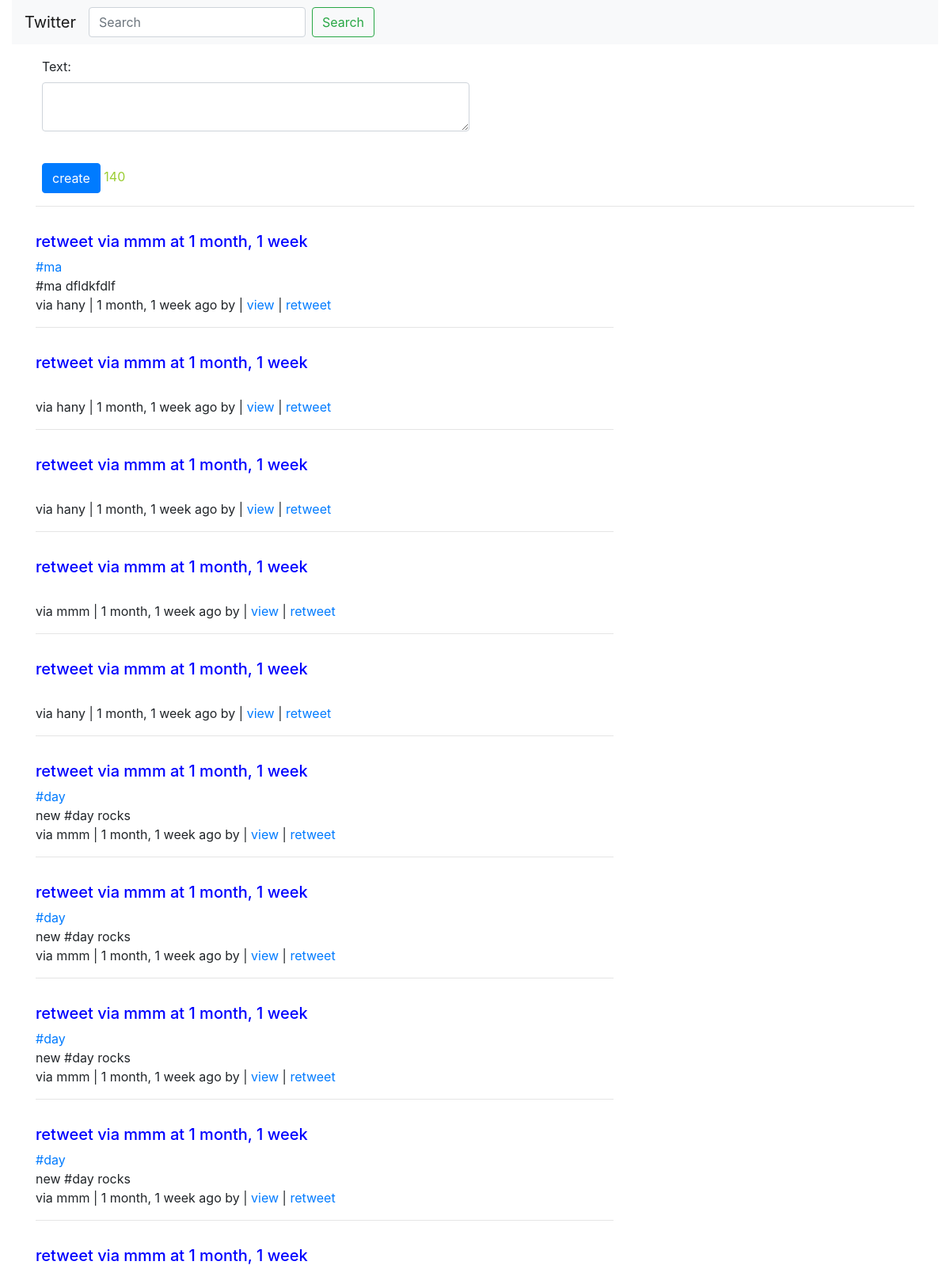
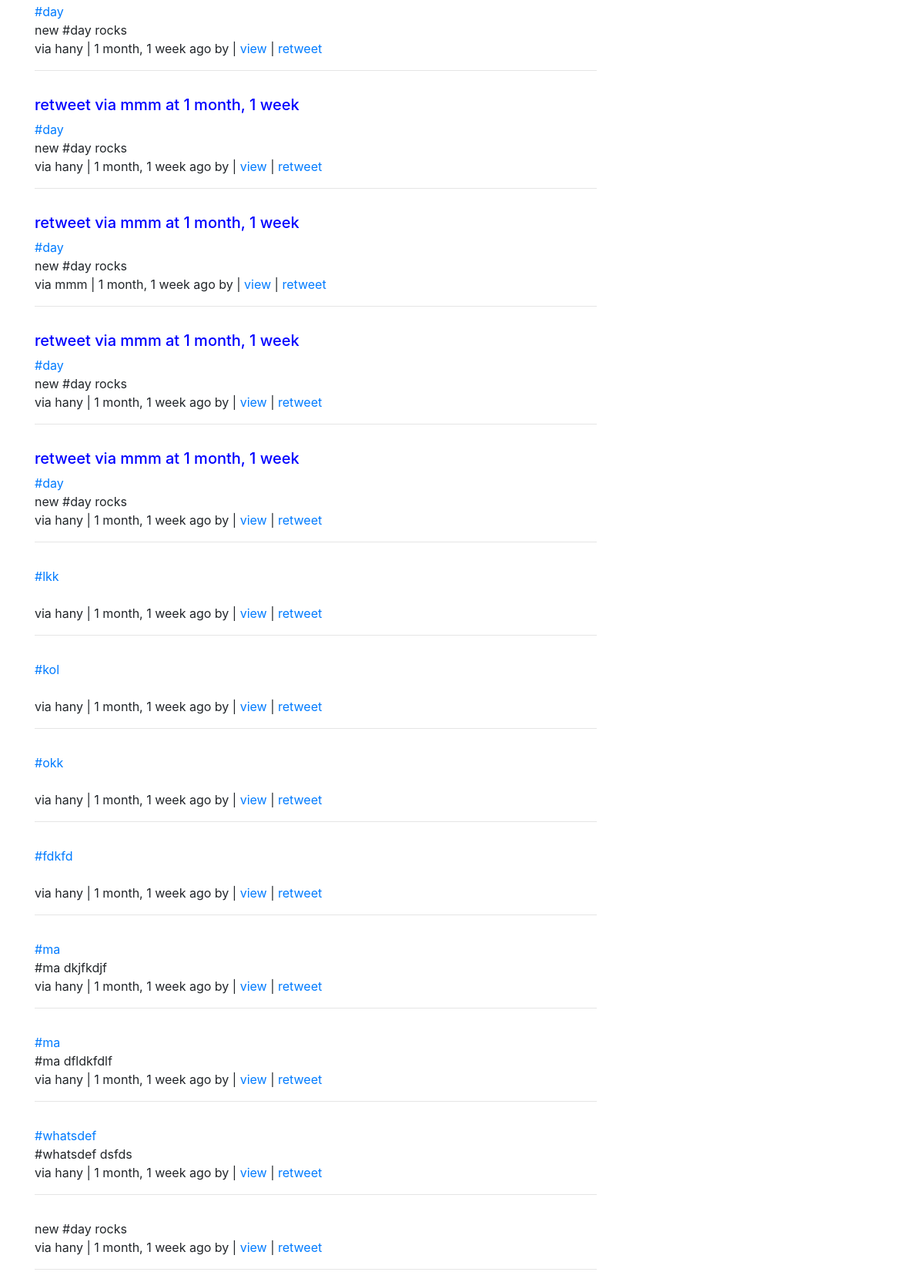
Screenshot of / (signed in) with the database file from the repository (2 pictures, top to bottom).
### tweet/models.py (models this page shows, shortened)
class Tweet(models.Model):
    parentTweet = models.ForeignKey('self',on_delete=models.CASCADE,related_name='parenttweets',null=True,blank=True)
    text = models.CharField(max_length=140,validators=[validateText])
    user = models.ForeignKey(User,on_delete=models.CASCADE,related_name='tweets')
    created = models.DateTimeField(auto_now_add=True)
    hashtag = models.ForeignKey(Hashtag,blank=True,null=True,on_delete=models.CASCADE,related_name='tweets')
    def get_absolute_url(self):
        return reverse('detail',kwargs={'pk':self.pk})
    class Meta:
        ordering=('-created',)

### hashtag/models.py (models this page shows)
class Hashtag(models.Model):
    hashtag=models.CharField(max_length=50)
    created = models.DateTimeField(auto_now_add=True)
    def __str__(self):
        return self.hashtag
    def get_absolute_url(self):
        return reverse("tags:tag",kwargs={'tag':self.hashtag})

### tweet/views.py (the view)
# urls.py: path('',views.tweets.as_view(),name="home" ),
class tweets(ListView):
    template_name='tweets/list.html'
    def get_queryset(self):
        all_followings=self.request.user.profile.followings.values_list('id',flat=True)
        qs = Tweet.objects.filter(user_id__in=all_followings)
        query=self.request.GET.get('q',None)
        if query:
            qs=qs.filter(text__icontains=query)
        return qs
    def get_context_data(self, *args,**kwargs):
        context=super(tweets,self).get_context_data(*args, **kwargs)
        context['form']=tweetForm
        context['url']=reverse('create')
        return context

### tweet/templatetags/tweet_tags.py (called while the page is built)
def func(text):
    tag=text.split(' ')[0]
    m=Hashtag.objects.filter(hashtag=tag)
    if m:
        myobj=m.first()
        return myobj
    else:
        return False

@register.filter
def hash(text):
    words=text.split(' ')
    for i in range(len(text)):
        if text[i]=='#':
            newstring=text[i+1:]
            obj=func(newstring)
            if obj:
                return obj.get_absolute_url()
    return text

### templates/tweets/list.html (shortened to what this page needs)
{%extends 'tweets/base.html'%}
{%load tweet_tags%}
{%block content%}
{%load tweet_tags%}
{%if not request.GET%}
<div class="row">
  <div class="col-sm-6 ml-2 mt-3 ">
    {%include 'tweets/create.html' with form_id="forma"%}
  </div>
</div>
<hr>
{%endif%}
<div class="row">
<div class="col-sm-8 col-sm-offset-left-2 ">
{%for object in object_list%}
<div class="media mt-3">
    <div class="media-body">
      {%if object.parentTweet%}
        <h5 style="color: blue;">retweet via {{object.user.username}} at {{object.created|timesince}}</h5>
      {%endif%}
        {%if object.hashtag%}
        <a href="{{object.text|hash}}">#{{object.hashtag}}</a>
        <br>
        {%endif%}
        {{object.text}}
        <br>
        {%if object.parentTweet%}
        via {{object.parentTweet.user}} | {{object.parentTweet.created|timesince}} ago by |
        <a href="{{object.parentTweet.get_absolute_url}}">view</a>
        {%else%}
        via {{object.user}} | {{object.created|timesince}} ago by |
        <a href="{{object.get_absolute_url}}">view</a>
        {%endif%}
        | <a href="#" id="retweet" data-id="{{object.parentTweet.id}}">retweet</a>
        <hr>
    </div>
  </div>
  {%empty%}
  <h2>No Tweet Yet</h2>
  <a href="{%url 'home'%}">back home</a>
{%endfor%}
</div>
</div>
{%endblock%}

### templates/tweets/base.html (shortened to what this page needs)
<!DOCTYPE html>
<html lang="en">
<head>
    <link rel="stylesheet" href="https://stackpath.bootstrapcdn.com/bootstrap/4.4.1/css/bootstrap.min.css">
</head>
<body>
    <div class="container-fluid">
        {%include 'tweets/navbar.html' %}
    </div>
    <div class="container">
        {%block content%}
        {%endblock%}
    </div>
</body>
</html>

### templates/tweets/navbar.html (shortened to what this page needs)
<nav class="navbar navbar-expand-lg navbar-light bg-light">
    <a class="navbar-brand" href="{%url 'home'%}">Twitter</a>
      <ul class="navbar-nav">
        <li class="nav-item">
          {%include 'tweets/search.html'%}
        </li>
      </ul>
  </nav>

### templates/tweets/search.html
    <form class="form-inline" action="{% url 'home'%}" id="search_form" method="GET">
      <input class="form-control mr-sm-2" type="search" name='q' id="search_query" value="{{request.GET.q}}" placeholder="Search" aria-label="Search">
      <button id="search" class="btn btn-outline-success my-2 my-sm-0" type="submit">Search</button>
    </form>

### templates/tweets/create.html (shortened to what this page needs)
<form action="{%if url%}{{url}}{%endif%}" id="{{form_id}}" method="POST">
    {{form.as_p}}
    <br>
    <button type="submit" class="btn btn-primary">create</button>
    <span id="count" style="color: yellowgreen;">140</span>
</form>

### rows the page displays
Tweet: user.username "mmm", created "1 month, 1 week", hashtag "ma", text "#ma dfldkfdlf", parentTweet.user "hany", parentTweet.created "1 month, 1 week"
Tweet: user.username "mmm", created "1 month, 1 week", parentTweet.user "hany", parentTweet.created "1 month, 1 week"
Tweet: user.username "mmm", created "1 month, 1 week", parentTweet.user "hany", parentTweet.created "1 month, 1 week"
Tweet: user.username "mmm", created "1 month, 1 week", parentTweet.user "mmm", parentTweet.created "1 month, 1 week"
Tweet: user.username "mmm", created "1 month, 1 week", parentTweet.user "hany", parentTweet.created "1 month, 1 week"
Tweet: user.username "mmm", created "1 month, 1 week", hashtag "day", text "new #day rocks", parentTweet.user "mmm", parentTweet.created "1 month, 1 week"
Tweet: user.username "mmm", created "1 month, 1 week", hashtag "day", text "new #day rocks", parentTweet.user "mmm", parentTweet.created "1 month, 1 week"
Tweet: user.username "mmm", created "1 month, 1 week", hashtag "day", text "new #day rocks", parentTweet.user "mmm", parentTweet.created "1 month, 1 week"
Tweet: user.username "mmm", created "1 month, 1 week", hashtag "day", text "new #day rocks", parentTweet.user "mmm", parentTweet.created "1 month, 1 week"
Tweet: user.username "mmm", created "1 month, 1 week", hashtag "day", text "new #day rocks", parentTweet.user "hany", parentTweet.created "1 month, 1 week"
Tweet: user.username "mmm", created "1 month, 1 week", hashtag "day", text "new #day rocks", parentTweet.user "hany", parentTweet.created "1 month, 1 week"
Tweet: user.username "mmm", created "1 month, 1 week", hashtag "day", text "new #day rocks", parentTweet.user "mmm", parentTweet.created "1 month, 1 week"
Tweet: user.username "mmm", created "1 month, 1 week", hashtag "day", text "new #day rocks", parentTweet.user "hany", parentTweet.created "1 month, 1 week"
Tweet: user.username "mmm", created "1 month, 1 week", hashtag "day", text "new #day rocks", parentTweet.user "hany", parentTweet.created "1 month, 1 week"
Tweet: hashtag "lkk", user "hany", created "1 month, 1 week"
Tweet: hashtag "kol", user "hany", created "1 month, 1 week"
Tweet: hashtag "okk", user "hany", created "1 month, 1 week"
Tweet: hashtag "fdkfd", user "hany", created "1 month, 1 week"
Tweet: hashtag "ma", text "#ma dkjfkdjf", user "hany", created "1 month, 1 week"
Tweet: hashtag "ma", text "#ma dfldkfdlf", user "hany", created "1 month, 1 week"
Tweet: hashtag "whatsdef", text "#whatsdef dsfds", user "hany", created "1 month, 1 week"
Tweet: text "new #day rocks", user "hany", created "1 month, 1 week"
